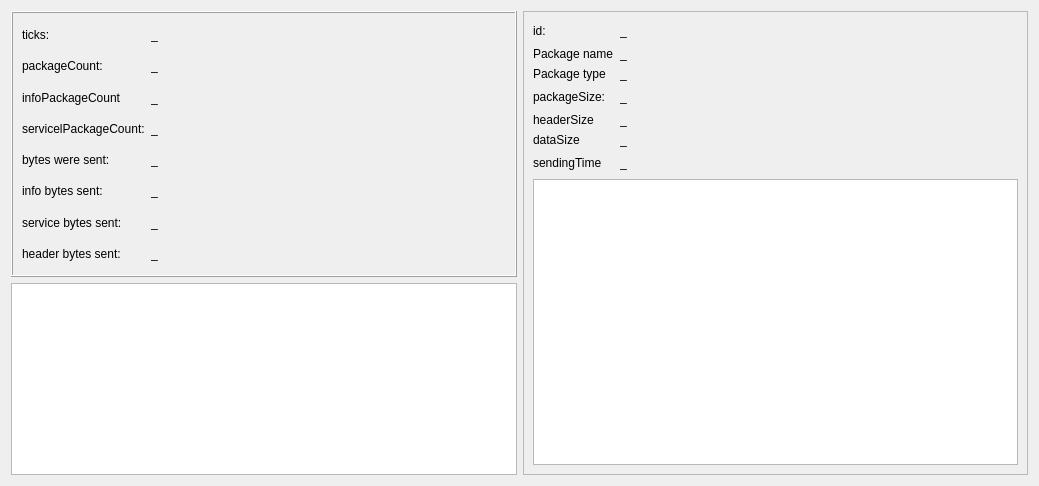
<?xml version="1.0" encoding="UTF-8"?>
<ui version="4.0">
 <class>SimulationDataWidget</class>
 <widget class="QWidget" name="SimulationDataWidget">
  <property name="geometry">
   <rect>
    <x>0</x>
    <y>0</y>
    <width>1039</width>
    <height>486</height>
   </rect>
  </property>
  <property name="sizePolicy">
   <sizepolicy hsizetype="Preferred" vsizetype="Preferred">
    <horstretch>0</horstretch>
    <verstretch>2</verstretch>
   </sizepolicy>
  </property>
  <property name="windowTitle">
   <string>Form</string>
  </property>
  <layout class="QGridLayout" name="gridLayout">
   <item row="1" column="0">
    <widget class="QListView" name="packagesList">
     <property name="lineWidth">
      <number>1</number>
     </property>
     <property name="midLineWidth">
      <number>-1</number>
     </property>
    </widget>
   </item>
   <item row="0" column="2" rowspan="2">
    <widget class="QScrollArea" name="scrollArea">
     <property name="widgetResizable">
      <bool>true</bool>
     </property>
     <widget class="QWidget" name="packageInfo">
      <property name="geometry">
       <rect>
        <x>0</x>
        <y>0</y>
        <width>505</width>
        <height>466</height>
       </rect>
      </property>
      <layout class="QGridLayout" name="gridLayout_2">
       <item row="3" column="1">
        <widget class="QLabel" name="packageSizeLabel">
         <property name="text">
          <string>_</string>
         </property>
        </widget>
       </item>
       <item row="6" column="1">
        <widget class="QLabel" name="sendingTimeLabel">
         <property name="text">
          <string>_</string>
         </property>
        </widget>
       </item>
       <item row="6" column="2">
        <spacer name="horizontalSpacer_4">
         <property name="orientation">
          <enum>Qt::Horizontal</enum>
         </property>
         <property name="sizeHint" stdset="0">
          <size>
           <width>40</width>
           <height>20</height>
          </size>
         </property>
        </spacer>
       </item>
       <item row="6" column="0">
        <widget class="QLabel" name="label_3">
         <property name="text">
          <string>sendingTime</string>
         </property>
        </widget>
       </item>
       <item row="5" column="0">
        <widget class="QLabel" name="label_6">
         <property name="text">
          <string>dataSize</string>
         </property>
        </widget>
       </item>
       <item row="5" column="1">
        <widget class="QLabel" name="dataSizeLabel">
         <property name="text">
          <string>_</string>
         </property>
        </widget>
       </item>
       <item row="0" column="0">
        <widget class="QLabel" name="packagIdLabel">
         <property name="text">
          <string>id:</string>
         </property>
        </widget>
       </item>
       <item row="7" column="0" colspan="3">
        <widget class="QTextEdit" name="packageLog"/>
       </item>
       <item row="3" column="2">
        <spacer name="horizontalSpacer_">
         <property name="orientation">
          <enum>Qt::Horizontal</enum>
         </property>
         <property name="sizeHint" stdset="0">
          <size>
           <width>40</width>
           <height>20</height>
          </size>
         </property>
        </spacer>
       </item>
       <item row="4" column="0">
        <widget class="QLabel" name="label_4">
         <property name="text">
          <string>headerSize</string>
         </property>
        </widget>
       </item>
       <item row="3" column="0">
        <widget class="QLabel" name="size_label">
         <property name="text">
          <string>packageSize:</string>
         </property>
        </widget>
       </item>
       <item row="1" column="0">
        <widget class="QLabel" name="label_8">
         <property name="text">
          <string>Package name</string>
         </property>
        </widget>
       </item>
       <item row="4" column="1">
        <widget class="QLabel" name="headerSizeLabel">
         <property name="text">
          <string>_</string>
         </property>
        </widget>
       </item>
       <item row="0" column="2">
        <spacer name="horizontalSpacer_3">
         <property name="orientation">
          <enum>Qt::Horizontal</enum>
         </property>
         <property name="sizeHint" stdset="0">
          <size>
           <width>40</width>
           <height>20</height>
          </size>
         </property>
        </spacer>
       </item>
       <item row="1" column="1">
        <widget class="QLabel" name="packageNameLabel">
         <property name="text">
          <string>_</string>
         </property>
        </widget>
       </item>
       <item row="0" column="1">
        <widget class="QLabel" name="packageIdLabel">
         <property name="text">
          <string>_</string>
         </property>
        </widget>
       </item>
       <item row="2" column="0">
        <widget class="QLabel" name="label_10">
         <property name="text">
          <string>Package type</string>
         </property>
        </widget>
       </item>
       <item row="2" column="1">
        <widget class="QLabel" name="packageTypeLabel">
         <property name="text">
          <string>_</string>
         </property>
        </widget>
       </item>
      </layout>
     </widget>
    </widget>
   </item>
   <item row="0" column="0">
    <widget class="QFrame" name="simulationInfo">
     <property name="sizePolicy">
      <sizepolicy hsizetype="Preferred" vsizetype="Preferred">
       <horstretch>0</horstretch>
       <verstretch>2</verstretch>
      </sizepolicy>
     </property>
     <property name="frameShape">
      <enum>QFrame::Box</enum>
     </property>
     <property name="frameShadow">
      <enum>QFrame::Raised</enum>
     </property>
     <layout class="QGridLayout" name="gridLayout_3">
      <item row="5" column="0">
       <widget class="QLabel" name="label_9">
        <property name="text">
         <string>info bytes sent:</string>
        </property>
       </widget>
      </item>
      <item row="0" column="0">
       <widget class="QLabel" name="ticksCountLabel">
        <property name="text">
         <string>ticks:</string>
        </property>
       </widget>
      </item>
      <item row="2" column="0">
       <widget class="QLabel" name="label_2">
        <property name="text">
         <string>infoPackageCount</string>
        </property>
       </widget>
      </item>
      <item row="1" column="1">
       <widget class="QLabel" name="packageCountLabel">
        <property name="text">
         <string>_</string>
        </property>
       </widget>
      </item>
      <item row="6" column="1">
       <widget class="QLabel" name="sentServiceBytesLabel">
        <property name="text">
         <string>_</string>
        </property>
       </widget>
      </item>
      <item row="1" column="0">
       <widget class="QLabel" name="label">
        <property name="text">
         <string>packageCount:</string>
        </property>
       </widget>
      </item>
      <item row="1" column="2">
       <spacer name="horizontalSpacer_2">
        <property name="orientation">
         <enum>Qt::Horizontal</enum>
        </property>
        <property name="sizeHint" stdset="0">
         <size>
          <width>40</width>
          <height>20</height>
         </size>
        </property>
       </spacer>
      </item>
      <item row="6" column="0">
       <widget class="QLabel" name="label_14">
        <property name="text">
         <string>service bytes sent:</string>
        </property>
       </widget>
      </item>
      <item row="3" column="1">
       <widget class="QLabel" name="servicePackageCountLabel">
        <property name="text">
         <string>_</string>
        </property>
       </widget>
      </item>
      <item row="5" column="1">
       <widget class="QLabel" name="sentInfoBytesLabel">
        <property name="text">
         <string>_</string>
        </property>
       </widget>
      </item>
      <item row="0" column="1">
       <widget class="QLabel" name="ticksCount">
        <property name="text">
         <string>_</string>
        </property>
       </widget>
      </item>
      <item row="0" column="2">
       <spacer name="horizontalSpacer">
        <property name="orientation">
         <enum>Qt::Horizontal</enum>
        </property>
        <property name="sizeHint" stdset="0">
         <size>
          <width>40</width>
          <height>20</height>
         </size>
        </property>
       </spacer>
      </item>
      <item row="2" column="1">
       <widget class="QLabel" name="infoPackageCountLabel">
        <property name="text">
         <string>_</string>
        </property>
       </widget>
      </item>
      <item row="3" column="0">
       <widget class="QLabel" name="label_5">
        <property name="text">
         <string>servicelPackageCount:</string>
        </property>
       </widget>
      </item>
      <item row="4" column="0">
       <widget class="QLabel" name="label_7">
        <property name="text">
         <string>bytes were sent:</string>
        </property>
       </widget>
      </item>
      <item row="4" column="1">
       <widget class="QLabel" name="sentBytesLabel">
        <property name="text">
         <string>_</string>
        </property>
       </widget>
      </item>
      <item row="7" column="0">
       <widget class="QLabel" name="label_13">
        <property name="text">
         <string>header bytes sent:</string>
        </property>
       </widget>
      </item>
      <item row="7" column="1">
       <widget class="QLabel" name="sentHeaderBytes">
        <property name="text">
         <string>_</string>
        </property>
       </widget>
      </item>
     </layout>
    </widget>
   </item>
  </layout>
 </widget>
 <resources/>
 <connections/>
</ui>
